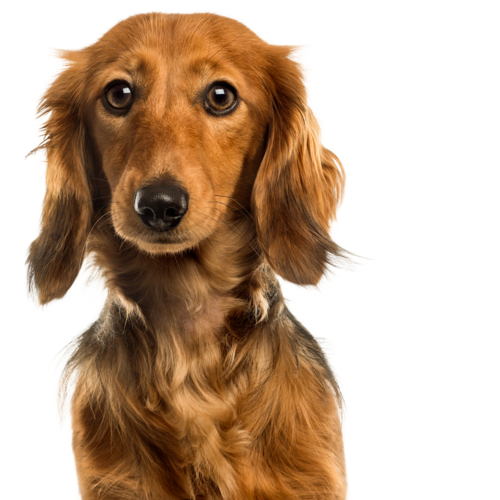
#> input picture smalldog.jpg, 500 x 500 px
$ python pooling.py
#> lines starting #> are read from the running program, lines starting #| are printed output that depends on the picture
#> further down, img is the input picture: PIL image 500x500 RGB; mean R, G, B 196, 171.9, 150.8
from PIL import Image
import numpy as np

def max_pooling(x, pooling_kernel_size=2):
#> called with pooling_kernel_size = 2
	pks = pooling_kernel_size
	height, width = x.shape[0], x.shape[1]
#> height = 500; width = 500
	subx = np.zeros((height//pks,width//pks, 3), dtype='uint8')
	i, k = 0, 0
	while(i <= height-pks):
		j, l = 0, 0
		while(j <= width-pks):
			tmp = x[i:pks+i, j:pks+j] # submatrix (max pooling kernel)
			subx[k][l] = (tmp.max(1)).max(0) # biggest 3-dim array of values (RGB) into image kernel
			l += 1 # submatrix position (step one by one)
			j += pks # pooling kernel position (step pks by pks)
		k += 1
		i += pks
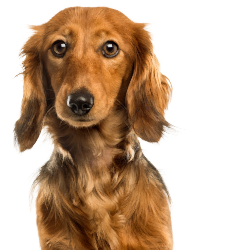
#> subx: shape (250, 250, 3); mean R, G, B 200.3, 175.9, 154.4
#> after the loop, i = 500; k = 250
	return subx

img = Image.open("smalldog.jpg")
arr = np.array(img)
pool_arr = max_pooling(arr)
pool_img = Image.fromarray(pool_arr)
pool_img.save("max_pooling_dog.jpg")
img.show()
pool_img.show()
